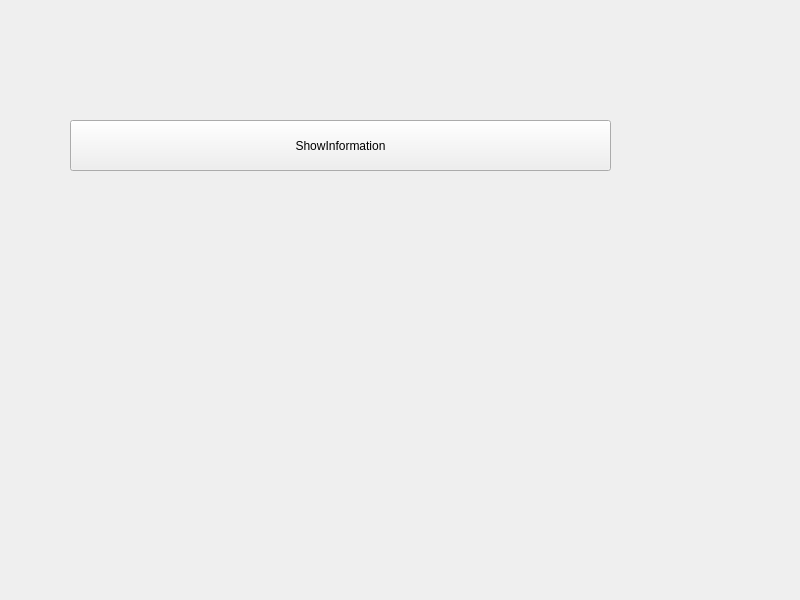
<?xml version="1.0" encoding="UTF-8"?>
<ui version="4.0">
 <class>Widget</class>
 <widget class="QWidget" name="Widget">
  <property name="geometry">
   <rect>
    <x>0</x>
    <y>0</y>
    <width>800</width>
    <height>600</height>
   </rect>
  </property>
  <property name="windowTitle">
   <string>Widget</string>
  </property>
  <widget class="QPushButton" name="showinfobutton">
   <property name="geometry">
    <rect>
     <x>70</x>
     <y>120</y>
     <width>541</width>
     <height>51</height>
    </rect>
   </property>
   <property name="text">
    <string>ShowInformation</string>
   </property>
  </widget>
 </widget>
 <resources/>
 <connections/>
</ui>
